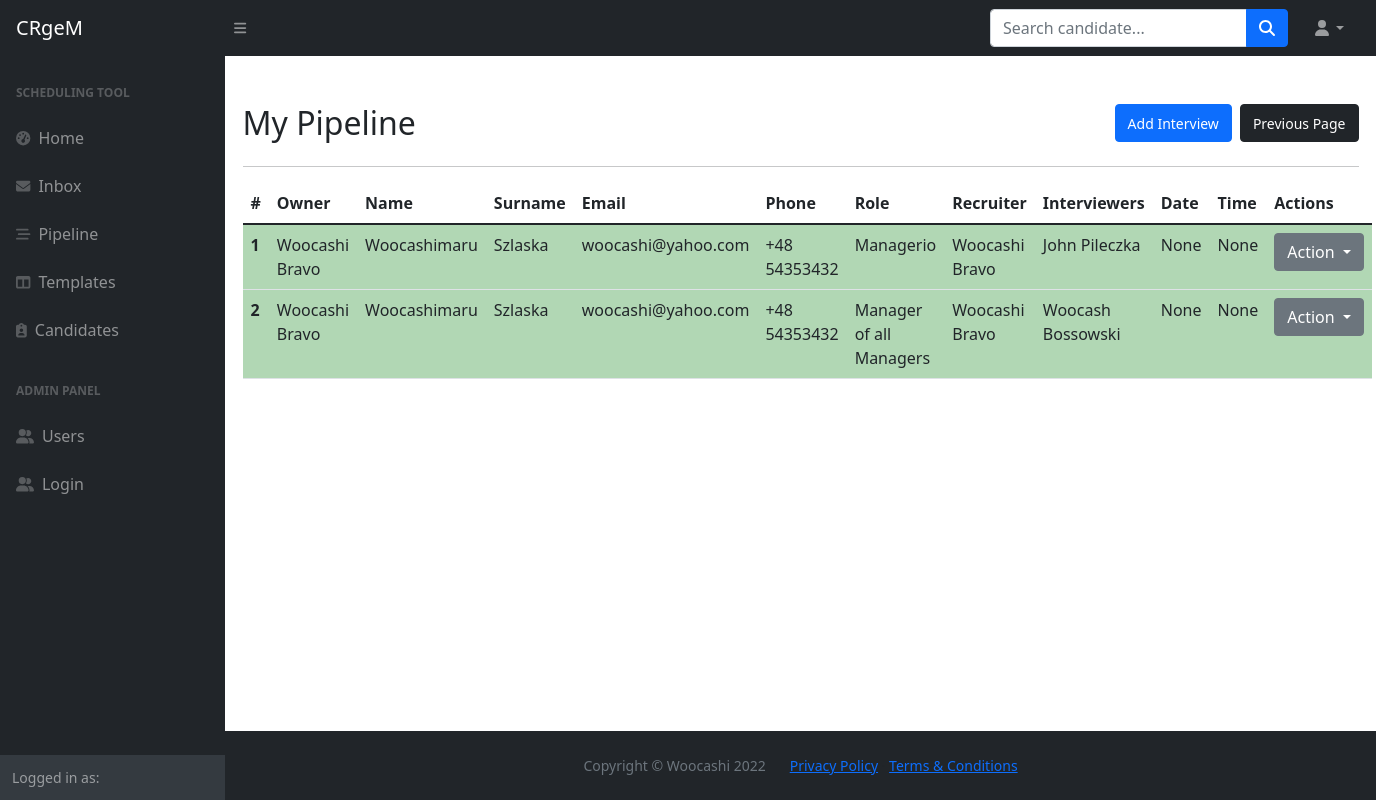
/pipeline, run on the app's committed database.
### main.py (models this page shows)
class Task(db.Model, Base):
    __tablename__="tasks"
    id = db.Column(db.Integer, primary_key=True)
    sender_id = Column(Integer, ForeignKey('users.id'), nullable=False)
    recipient_id = Column(Integer, ForeignKey('users.id'), nullable=False)
    delegate_id = Column(Integer, ForeignKey('users.id'), nullable=False)
    from_user = relationship("User", foreign_keys=[sender_id], back_populates="tasks_sent")
    to_user = relationship("User", foreign_keys=[recipient_id], back_populates="tasks_received")
    candidate_id = Column(Integer, ForeignKey('candidates.id'))
    candidate = relationship("Candidate", foreign_keys=[candidate_id], back_populates="tasks")
    interviewers = db.Column(db.String, nullable=False)
    role = db.Column(db.String, nullable=False)
    recruiter_notes = db.Column(db.Text, nullable=True)
    date_sent = db.Column(db.Date, nullable=False)
    date_received = db.Column(db.Date, nullable=True)
    date_completed = db.Column(db.Date, nullable=True)
    status = db.Column(db.String, nullable=False)
    is_archived = db.Column(db.Boolean, nullable=False)
    delegated_by = relationship("User", foreign_keys=[delegate_id], back_populates="tasks_delegated")
    interview_date = db.Column(db.Date, nullable=True)
    interview_time = db.Column(db.Time, nullable=True)
    scheduler_notes = db.Column(db.Text, nullable=True)
    time_completed = db.Column(db.Time, nullable=True)
    pipeline_status = db.Column(db.String, nullable=False)
    message = relationship("Message", primaryjoin="Message.task_id==Task.id", back_populates="task")

class User(db.Model, UserMixin, Base):
    __tablename__="users"
    id = db.Column(db.Integer, primary_key=True)
    first_name = db.Column(db.String, nullable=False)
    last_name = db.Column(db.String, nullable=False)
    full_name = db.Column(db.String, nullable=False)
    email = db.Column(db.String, nullable=False, unique=True)
    phone = db.Column(db.String, nullable=False)
    type = db.Column(db.String, nullable=False)
    password = db.Column(db.String, nullable=False)
    templates = relationship("Template", back_populates="created_by")
    candidates = relationship("Candidate", back_populates="created_by")
    tasks_sent = relationship("Task", primaryjoin="User.id==Task.sender_id", back_populates="from_user")
    tasks_received = relationship("Task", primaryjoin="User.id==Task.recipient_id", back_populates="to_user")
    tasks_delegated = relationship("Task", primaryjoin="User.id==Task.delegate_id", back_populates="delegated_by")
    message = relationship("Message", primaryjoin="Message.user_id==User.id", back_populates="user")

class Candidate(db.Model, Base):
    __tablename__="candidates"
    id = db.Column(db.Integer, primary_key=True)
    first_name = db.Column(db.String, nullable=False)
    last_name = db.Column(db.String, nullable=False)
    full_name = db.Column(db.String, nullable=False)
    email = db.Column(db.String, nullable=False, unique=True)
    phone = db.Column(db.String, nullable=False)
    cv = db.Column(db.String, nullable=True)
    owner_id = Column(Integer, ForeignKey('users.id'))
    created_by = relationship("User", back_populates="candidates")
    created_date = db.Column(db.Date, nullable=False)
    tasks = relationship("Task", back_populates="candidate")
    message = relationship("Message", primaryjoin="Message.candidate_id==Candidate.id", back_populates="candidate")

### main.py (the view)
@app.route('/pipeline')
def pipeline():
    tasks = Task.query.filter_by(status="accepted").all()
    return render_template('pipeline.html', tasks=tasks, current_user=current_user, is_authenticated=current_user.is_authenticated)

### templates/pipeline.html (shortened to what this page needs)
{% import "bootstrap/wtf.html" as wtf %}
{% include 'header.html' %}
	<main>
		<div class="container mt-4">
			<div class="row d-flex justify-content-between">
				<div class="col">
					<h2 class="mt-4">My Pipeline</h2>
				</div>
				<div class="col d-flex justify-content-end mt-4">
					<span><a class="btn btn-primary ms-2" href="{{url_for('pipeline_new', form=form)}}"><small>Add Interview</small></a></span>
					<span><a class="btn btn-dark ms-2" href="javascript:history.back()"><small>Previous Page</small></a></span>
				</div>
			</div>
			<hr>
			{% if tasks|length == 0 %}
			<p>You don't have interviews in your pipeline. Please click on Add Interview button above to proceed with your first interview scheduling. Enjoy working with our CRM!</p>
			{% else %}
			<table class="table">
				  <thead>
				    <tr>
				      <th scope="col">#</th>
					    <th scope="col">Owner</th>
				      <th scope="col">Name</th>
				      <th scope="col">Surname</th>
				      <th scope="col">Email</th>
					    <th scope="col">Phone</th>
					    <th scope="col">Role</th>
					    <th scope="col">Recruiter</th>
					    <th scope="col">Interviewers</th>
					    <th scope="col">Date</th>
					    <th scope="col">Time</th>
					    <th scope="col">Actions</th>
				    </tr>
				  </thead>
				  <tbody>
				  {% for task in tasks %}
				  {% if task.pipeline_status == "pending": %}
				    {% set row_class="pending-color"%}
				  {% elif task.pipeline_status == "completed" %}
				    {% set row_class="completed-color"%}
				  {% elif task.pipeline_status == "cancelled" %}
				    {% set row_class="cancelled-color"%}
				  {% endif %}
				    <tr class={{row_class}}>
				      <th scope="row">{{task.id}}</th>
					    <td>{{task.to_user.full_name}}</td>
				      <td>{{task.candidate.first_name}}</td>
				      <td>{{task.candidate.last_name}}</td>
				      <td>{{task.candidate.email}}</td>
					    <td>{{task.candidate.phone}}</td>
					    <td>{{task.role}}</td>
					    <td>{{task.from_user.full_name}}</td>
					    <td>{{task.interviewers}}</td>
					    <td>{{task.interview_date}}</td>
					    <td>{{task.interview_time}}</td>
					    <td>
						    <div class="dropdown">
							  <button class="btn btn-secondary dropdown-toggle" type="button" data-bs-toggle="dropdown" aria-expanded="false">
							    Action
							  </button>
							</div>
					    </td>
				    </tr>
				  {% endfor %}
				  </tbody>
				</table>
			{% endif %}
		</div>
	</main>
{% include 'footer.html' %}

### data on the page
Task: id "1", to_user.full_name "Woocashi Bravo", candidate.first_name "Woocashimaru", candidate.last_name "Szlaska", candidate.email "woocashi@yahoo.com", candidate.phone "+48 54353432", role "Managerio", from_user.full_name "Woocashi Bravo", interviewers "John Pileczka", interview_date "None", interview_time "None"
Task: id "2", to_user.full_name "Woocashi Bravo", candidate.first_name "Woocashimaru", candidate.last_name "Szlaska", candidate.email "woocashi@yahoo.com", candidate.phone "+48 54353432", role "Manager of all Managers", from_user.full_name "Woocashi Bravo", interviewers "Woocash Bossowski", interview_date "None", interview_time "None"
